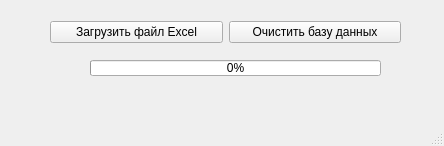
<?xml version="1.0" encoding="UTF-8"?>
<ui version="4.0">
 <class>MainWindow</class>
 <widget class="QMainWindow" name="MainWindow">
  <property name="geometry">
   <rect>
    <x>0</x>
    <y>0</y>
    <width>444</width>
    <height>146</height>
   </rect>
  </property>
  <property name="windowTitle">
   <string>MainWindow</string>
  </property>
  <widget class="QWidget" name="centralwidget">
   <widget class="QProgressBar" name="progressBar">
    <property name="geometry">
     <rect>
      <x>90</x>
      <y>60</y>
      <width>291</width>
      <height>16</height>
     </rect>
    </property>
    <property name="value">
     <number>0</number>
    </property>
   </widget>
   <widget class="QWidget" name="">
    <property name="geometry">
     <rect>
      <x>50</x>
      <y>20</y>
      <width>351</width>
      <height>25</height>
     </rect>
    </property>
    <layout class="QHBoxLayout" name="horizontalLayout">
     <item>
      <widget class="QPushButton" name="pushButton_Load_Excel">
       <property name="text">
        <string>Загрузить файл Excel</string>
       </property>
      </widget>
     </item>
     <item>
      <widget class="QPushButton" name="pushButton_cleardb">
       <property name="text">
        <string>Очистить базу данных</string>
       </property>
      </widget>
     </item>
    </layout>
   </widget>
  </widget>
  <widget class="QMenuBar" name="menubar">
   <property name="geometry">
    <rect>
     <x>0</x>
     <y>0</y>
     <width>444</width>
     <height>21</height>
    </rect>
   </property>
  </widget>
  <widget class="QStatusBar" name="statusbar"/>
 </widget>
 <resources/>
 <connections/>
</ui>
